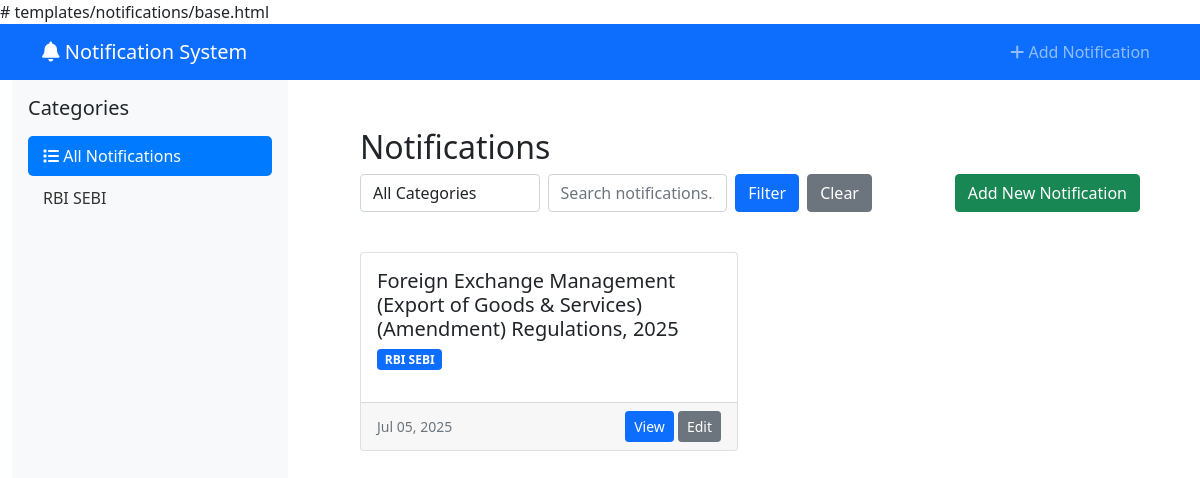
Before: /bulletins/ with the older database file.
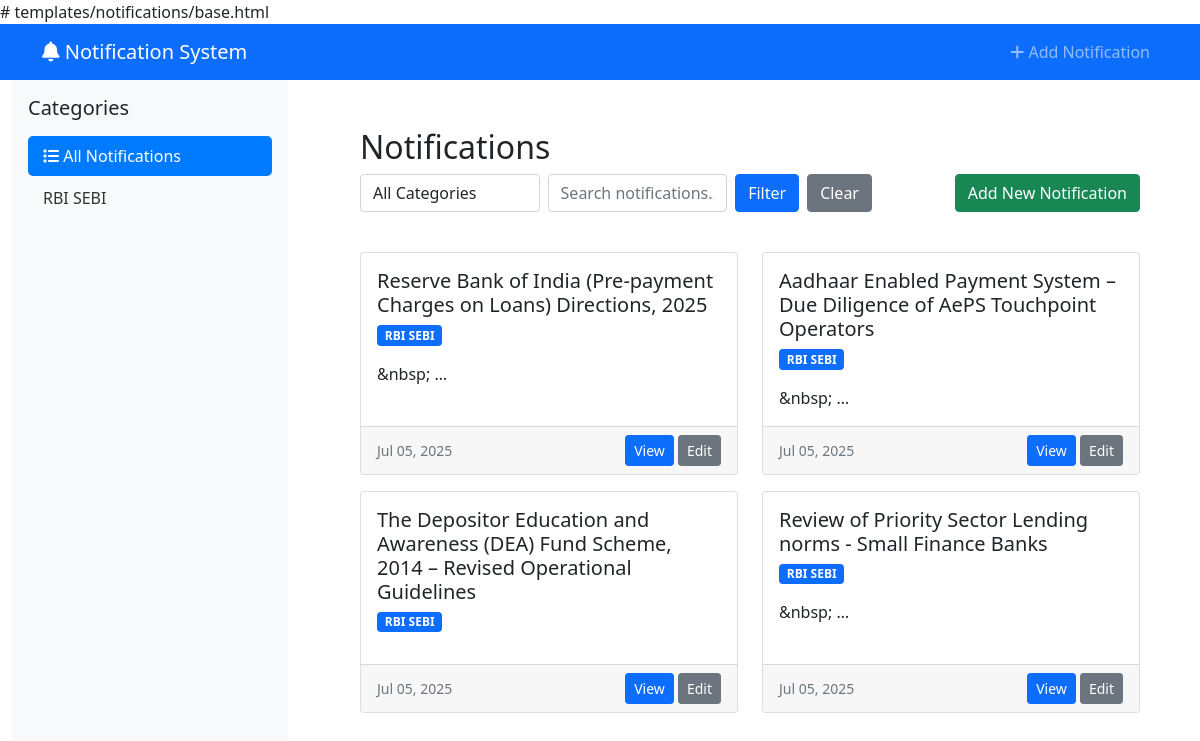
After: the same page with the newer database file.
### bulletins/models.py (models this page shows, shortened)
class NotificationCategory(models.Model):
    CATEGORY_CHOICES = [
        ('rbi_sebi', 'RBI SEBI'),
        ('notification', 'Notification'),
        ('circular', 'Circular'),
        ('income_tax', 'Income Tax'),
        ('service_tax', 'Service Tax'),
        ('central_sales_tax', 'Central Sales Tax'),
        ('excise_matters', 'Excise Matters'),
        ('customs', 'Customs'),
        ('company_law', 'Company Law'),
        ('labour_laws', 'Labour Laws'),
        ('fema', 'FEMA'),
        ('llp_act_2008', 'The LLP Act 2008'),
        ('accounting_standard', 'Accounting Standard (INDAS)'),
        ('others', 'Others'),
        ('gst', 'GST'),
        ('igst', 'IGST'),
        ('utgst', 'UTGST'),
        ('compensation_cess', 'Compensation Cess'),
        ('ibc_regulation', 'IBC Regulation'),
        ('vat', 'VAT'),
        ('delhi_vat', 'Delhi VAT'),
        ('maharashtra_vat', 'Maharashtra VAT'),
        ('gujarat_vat', 'Gujarat VAT'),
        ('telangana_vat', 'Telangana VAT'),
        ('tamil_nadu_vat', 'Tamil Nadu VAT'),
        ('karnataka_vat', 'Karnataka VAT'),
        ('west_bengal_vat', 'West Bengal VAT'),
        ('rajasthan_vat', 'Rajasthan VAT'),
        ('uttar_pradesh_vat', 'Uttar Pradesh VAT'),
        ('punjab_vat', 'Punjab VAT'),
    ]
    name = models.CharField(max_length=100, choices=CATEGORY_CHOICES, unique=True)
    display_name = models.CharField(max_length=100)
    created_at = models.DateTimeField(auto_now_add=True)
    parent = models.ForeignKey('self', on_delete=models.CASCADE, null=True, blank=True, related_name='subcategories')
    class Meta:
        verbose_name_plural = "Notification Categories"

class Notification(models.Model):
    title = models.CharField(max_length=255)
    notification_number = models.CharField(max_length=100, unique=True, help_text="Enter notification number (e.g., NOT/2024/001)")
    notification_date = models.DateField(default=timezone.now, help_text="Date of the notification")
    content = RichTextField()
    category = models.ForeignKey(NotificationCategory, on_delete=models.CASCADE, related_name='notifications')
    created_at = models.DateTimeField(auto_now_add=True)
    updated_at = models.DateTimeField(auto_now=True)
    is_active = models.BooleanField(default=True)
    class Meta:
        ordering = ['-notification_date', '-created_at']
        unique_together = ['notification_number']  # Ensure notification number is unique

### bulletins/views.py (the view)
# urls.py: path('', views.notification_list, name='notification_list'),
def notification_list(request):
    category_filter = request.GET.get('category')
    search_query = request.GET.get('search')
    notifications = Notification.objects.filter(is_active=True)
    if category_filter:
        notifications = notifications.filter(category__name=category_filter)
    if search_query:
        notifications = notifications.filter(
            Q(title__icontains=search_query) |
            Q(content__icontains=search_query)
        )
    paginator = Paginator(notifications, 10)
    page_number = request.GET.get('page')
    page_obj = paginator.get_page(page_number)
    categories = NotificationCategory.objects.all()
    context = {
        'notifications': page_obj,
        'categories': categories,
        'selected_category': category_filter,
        'search_query': search_query,
    }
    return render(request, 'notifications/notification_list.html', context)

### templates/notifications/notification_list.html (shortened to what this page needs)
{% extends 'notifications/base.html' %}
{% block content %}
<div class="container mt-4">
    <h2>Notifications</h2>
    <div class="row mb-4">
        <div class="col-md-8">
            <form method="GET" class="d-flex">
                <select name="category" class="form-control me-2">
                    <option value="">All Categories</option>
                </select>
                <input type="text" name="search" class="form-control me-2"
                       placeholder="Search notifications..."
                       value="{{ search_query|default:'' }}">
                <button type="submit" class="btn btn-primary">Filter</button>
                <a href="{% url 'notification_list' %}" class="btn btn-secondary ms-2">Clear</a>
            </form>
        </div>
        <div class="col-md-4 text-end">
            <a href="{% url 'add_notification' %}" class="btn btn-success">Add New Notification</a>
        </div>
    </div>
    {% if notifications.object_list %}
        <div class="row">
            {% for notification in notifications %}
                <div class="col-md-6 mb-3">
                    <div class="card h-100">
                        <div class="card-body">
                            <h5 class="card-title">{{ notification.title }}</h5>
                            <p class="card-text">
                                <span class="badge bg-primary">{{ notification.category.display_name }}</span>
                            </p>
                            <p class="card-text">
                                {{ notification.content|truncatewords:20|striptags }}
                            </p>
                        </div>
                        <div class="card-footer d-flex justify-content-between align-items-center">
                            <small class="text-muted">{{ notification.created_at|date:"M d, Y" }}</small>
                            <div>
                                <a href="{% url 'notification_detail' notification.pk %}" class="btn btn-sm btn-primary">View</a>
                                <a href="{% url 'edit_notification' notification.pk %}" class="btn btn-sm btn-secondary">Edit</a>
                            </div>
                        </div>
                    </div>
                </div>
            {% endfor %}
        </div>
    {% endif %}
</div>
{% endblock %}

### templates/notifications/base.html (shortened to what this page needs)
<!DOCTYPE html>
<html lang="en">
<head>
    <link href="https://cdn.jsdelivr.net/npm/bootstrap@5.1.3/dist/css/bootstrap.min.css" rel="stylesheet">
    <link href="https://cdnjs.cloudflare.com/ajax/libs/font-awesome/6.0.0/css/all.min.css" rel="stylesheet">
</head>
<body>
    <nav class="navbar navbar-expand-lg navbar-dark bg-primary">
        <div class="container">
            <a class="navbar-brand" href="{% url 'notification_list' %}">
                <i class="fas fa-bell"></i> Notification System
            </a>
            <div class="navbar-nav ms-auto">
                <a class="nav-link" href="{% url 'add_notification' %}">
                    <i class="fas fa-plus"></i> Add Notification
                </a>
            </div>
        </div>
    </nav>
    <div class="container-fluid">
        <div class="row">
            <div class="col-md-3">
                <div class="sidebar p-3">
                    <h5 class="mb-3">Categories</h5>
                    <a href="{% url 'notification_list' %}" class="category-link {% if not selected_category %}active{% endif %}">
                        <i class="fas fa-list"></i> All Notifications
                    </a>
                    {% for category in categories %}
                        <a href="{% url 'category_notifications' category.name %}"
                           class="category-link {% if selected_category == category.name %}active{% endif %}">
                            {{ category.display_name }}
                        </a>
                    {% endfor %}
                </div>
            </div>
            <div class="col-md-9">
                <div class="p-4">
                    {% block content %}
                    {% endblock %}
                </div>
            </div>
        </div>
    </div>
</body>
</html>

Changed rows visible on the page:
no longer on this page (row edited): Notification: title "Foreign Exchange Management (Export of Goods & Services) (Amendment) Regulations, 2025", category.display_name "RBI SEBI", created_at "Jul 05, 2025"
added Notification: title "Reserve Bank of India (Pre-payment Charges on Loans) Directions, 2025", category.display_name "RBI SEBI", content "&nbsp; …", created_at "Jul 05, 2025"
added Notification: title "Aadhaar Enabled Payment System – Due Diligence of AePS Touchpoint Operators", category.display_name "RBI SEBI", content "&nbsp; …", created_at "Jul 05, 2025"
added Notification: title "The Depositor Education and Awareness (DEA) Fund Scheme, 2014 – Revised Operational Guidelines", category.display_name "RBI SEBI", created_at "Jul 05, 2025"
added Notification: title "Review of Priority Sector Lending norms - Small Finance Banks", category.display_name "RBI SEBI", content "&nbsp; …", created_at "Jul 05, 2025"
